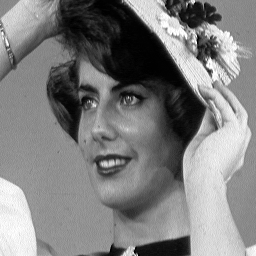
%> input picture ImageProcessing/Projection_algorithm_image_restoration/result/Lena.bmp, 256 x 256 px
$ octave main.m   (GNU Octave 9; MATLAB toolbox functions it lacks are replaced by stand-ins)
%> lines starting %> are read from the running program, lines starting %| are printed output that depends on the picture
### ImageProcessing/Projection_algorithm_image_restoration/proj.m
function u=proj(f,t,lbd)
m=length(f);
p01=zeros(m,m);
p02=zeros(m,m);
n=1;
while n<=100
    q0=div(p01,p02);
    u0=q0-f/lbd;
    [ux,uy]=grad(u0);
    V=(ux.^2+uy.^2).^(1/2);
    p11=(p01+t*ux)./(1+t*V);
    p12=(p02+t*uy)./(1+t*V);
    p01=p11;
    p02=p12;
    n=n+1;
end
p=div(p11,p12);
u=f-lbd*p;

### ImageProcessing/Projection_algorithm_image_restoration/div.m
function q=div(p1,p2)
n=length(p1);
q=zeros(size(p1));
for i=2:n-1
    for j=2:n-1
        q(i,j)=p1(i,j)-p1(i-1,j)+p2(i,j)-p2(i,j-1);
        q(1,j)=p1(1,j)+p2(1,j)-p2(1,j-1);
        q(n,j)=-p1(n-1,j)+p2(n,j)-p2(n,j-1);
    end
    q(i,1)=p1(i,1)-p1(i-1,1)+p2(i,1);
    q(i,n)=p1(i,n)-p1(i-1,n)-p2(i,n-1);
end
q(1,1)=p1(1,1)+p2(1,1);
q(1,n)=p1(1,n)-p2(1,n-1);
q(n,1)=-p1(n-1,1)+p2(n,1);
q(n,n)=-p1(n-1,n)-p2(n,n-1);

### ImageProcessing/Projection_algorithm_image_restoration/grad.m
function [ux,uy]=grad(u)
n=length(u);
ux=zeros(size(u));
uy=zeros(size(u));
for i=1:n-1
   for j=1:n
      ux(i,j)=u(i+1,j)-u(i,j);
      ux(n,j)=0;
   end
end
for i=1:n
    for j=1:n-1
     uy(i,j)=u(i,j+1)-u(i,j);
     uy(i,n)=0;
    end
end

### ImageProcessing/Projection_algorithm_image_restoration/main.m
clear all
Image=imread('Lena.bmp');lbd=55;t=0.18;
%> further down, Image is the input picture: size 256x256 uint8; min 0, max 255, mean 127.2
%imshow(Image);
f=imnoise(Image,'salt & pepper',0.05);
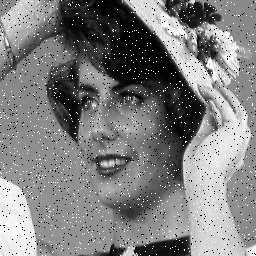
%> f: size 256x256 uint8; min 0, max 255, mean 127.1
f=double(f);
%> f: size 256x256 double
figure
imshow(uint8(f));
%imagesc(f); axis image; axis off; colormap(gray);
u=proj(f,t,lbd);
%> (the run ends here)
